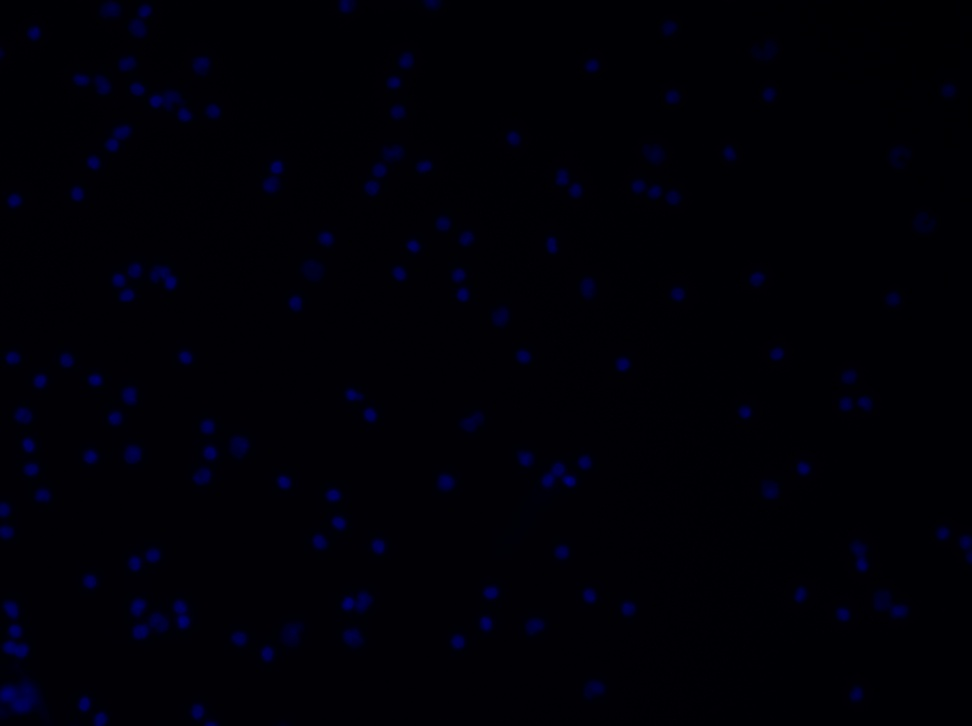
#> input picture sample.jpg, 972 x 726 px, shrunk from 1392 x 1040 before the run
$ python OpenCV_Contour_Detection.py
#> lines starting #> are read from the running program, lines starting #| are printed output that depends on the picture
import cv2
import sys
from matplotlib import pyplot as plt
import numpy as np
# [8 lines of commented-out code are left out]
filename = "sample.jpg"

print("Filename and threshold value noted.  ")
#image input.
image = cv2.imread(filename)
#> image is the input picture: shape (726, 972, 3); mean B, G, R 6.8, 0, 0.5


def histogram(filename):
#> called with filename = 'sample.jpg'
    processImage = cv2.imread(filename = filename, flags = cv2.IMREAD_GRAYSCALE)
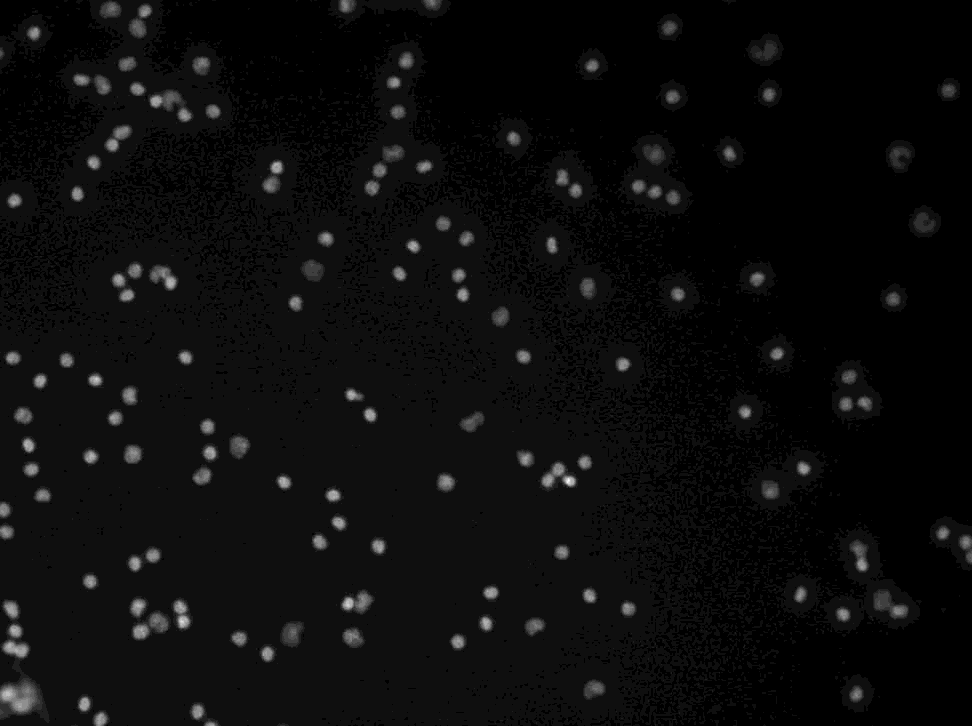
#> processImage: shape (726, 972); min 0, max 16, mean 0.785; drawn with min black and max white

    #histogram is a one dimensional numpy array.
    histogram = cv2.calcHist(images = [processImage], channels = [0], mask = None, histSize = [256], ranges = [0,256])
#> histogram = 256 values, max 363305 at index 1, min 0 at index 17, mean 2756.5

    # configure and draw the histogram figure
    plt.figure()
    plt.title("Greyscale Histogram Analysis")
    plt.xlabel("Pixel Value")
    plt.ylabel("Pixels")
    plt.xlim([0, 256]) # <- named arguments do not work here

    plt.plot(histogram) # <- or here
    plt.show()
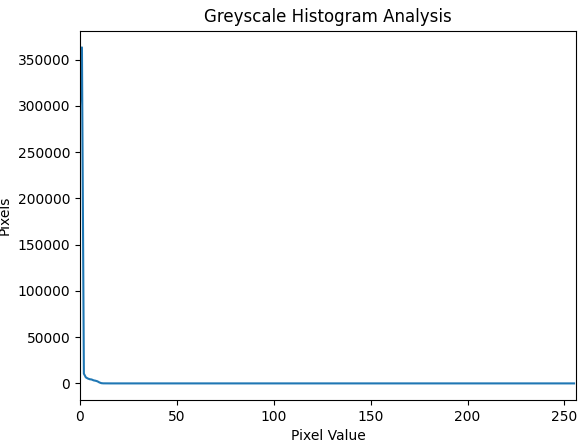
#> figure drawn by matplotlib, 1 panel; curve peaks at x = 1, y = 363305

    #return histogram
    return histogram

def histogramAnalysis(histogram):
    #maxVal = np.amax(histogram)
    newList = histogram.tolist()
    max_pixel_density = 256
    max__pixel_value = 0
    for (i, c) in enumerate(contour_array):
        print(i)
        print (len(c))


#calling the histogram function
histogram(filename)

#The pixels of value t will be turned 'off'
#Fixed level thresholding
#t = float(input("Enter threshold value"))

def on_trackbar(x):
    pass

winname = "Trackbar_window"
cv2.namedWindow(winname)

trackbarname = "TreshVal: "
value = 0
count = 255
cv2.createTrackbar(trackbarname, winname, value, count, on_trackbar)

on_trackbar(0)

def find_contours(binary):
    #return second parameter in tuple, ignore rest of returnVals.
    contours, _ = cv2.findContours(image = binary, mode = cv2.RETR_LIST, method = cv2.CHAIN_APPROX_SIMPLE)
    print("The countour is a {}".format(type(contours)))
    return contours

t = cv2.getTrackbarPos("Threshold Value", "Input Threshold value")

def processing(t_thresh):
    #Thresholding and image processing.
    gray = cv2.cvtColor(src = image, code = cv2.COLOR_BGR2GRAY)
    #Blur application
    blur = cv2.GaussianBlur(src = gray, ksize = (5, 5), sigmaX = 0)
    #resultant Binary image.
    (t, binary) = cv2.threshold(src = blur, thresh = t, maxval = 255, type = cv2.THRESH_BINARY_INV)
    cv2.imshow("binary: ", binary)
    return binary


#Invert image, after threshold value is inputted.
#> (the run stopped early here; a loop or call above may not have finished)
